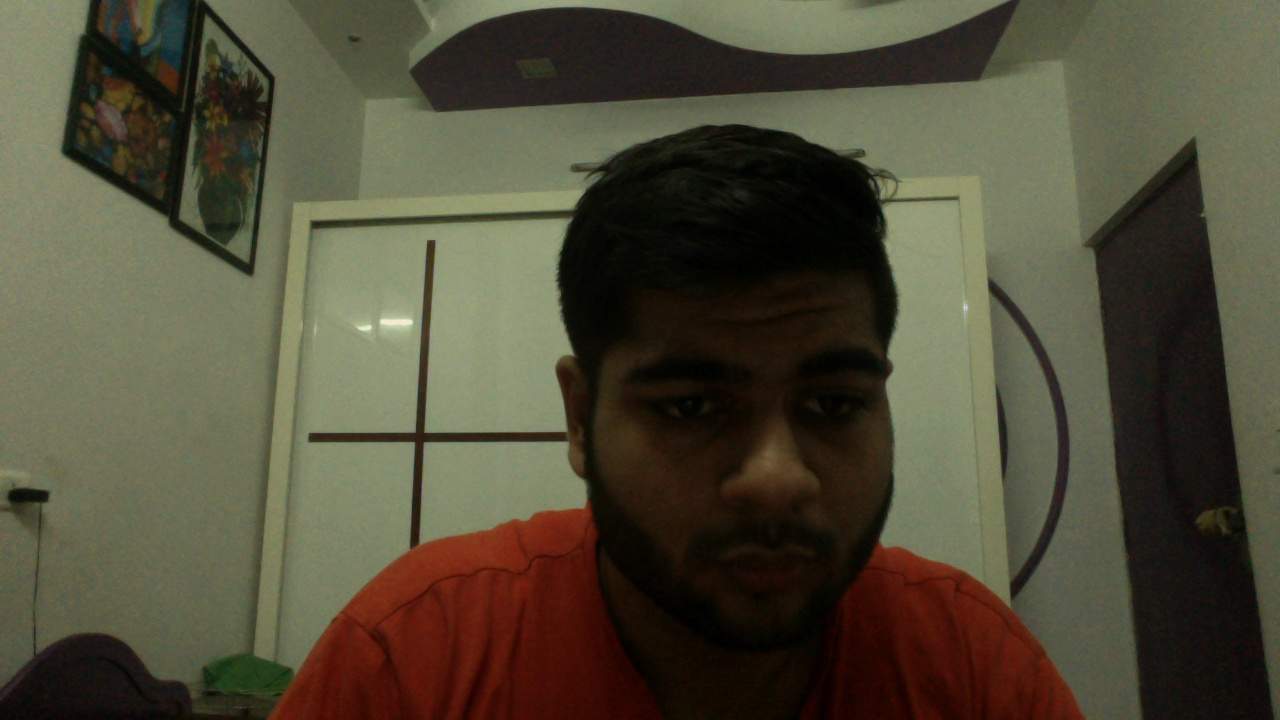
#> input picture FaceRecogFacenet/Shivang_Chopra_0002.jpg, 1280 x 720 px, given in place of the camera
$ jupyter execute --allow-errors FacePredictSVM.ipynb   (Python 2 division)
#> lines starting #> are read from the running program, lines starting #| are printed output that depends on the picture
#> further down, frame is the input picture: shape (720, 1280, 3); mean B, G, R 56.6, 75.7, 80.3
#> `gray = cv2.cvtColor(frame,cv2.COLOR_BGR2GRAY)`:
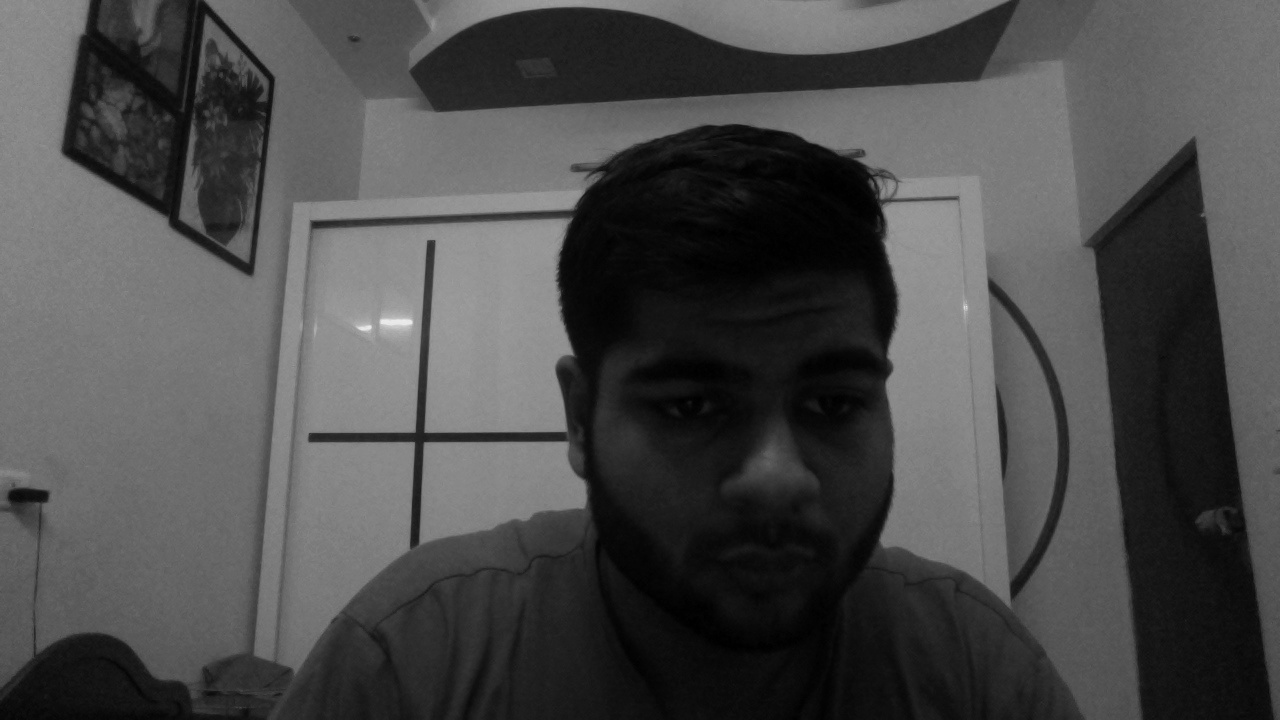
#> gray: shape (720, 1280); min 0, max 237, mean 74.9
#> `faces = face_cascade.detectMultiScale(gray, 1.3, 5)`: faces = [[556, 250, 404, 404]]
[cell 1]
import cv2
import os
import numpy as np
from sklearn.svm import SVC
from sklearn.neighbors import KNeighborsClassifier

[cell 2]
names = {
    0 : 'bhumika',
    1 : 'shivang',
    2 : 'suransh'
}

[cell 3]
face_data = []
labels = []
class_id = 0
dataset_path = './data/'
face_cascade = cv2.CascadeClassifier('./haarcascade_frontalface_alt.xml')

#> (a cell that did not finish here is left out)

[cell 5]
clf = SVC()
#> (the rest of this cell did not finish here and is left out)

#> (a cell that did not finish here is left out)

[cell 7]
cap = cv2.VideoCapture(0)
#> (the rest of this cell did not finish here and is left out)


$ run again, on FaceRecogFacenet/Surii_Chopra_0001.jpg
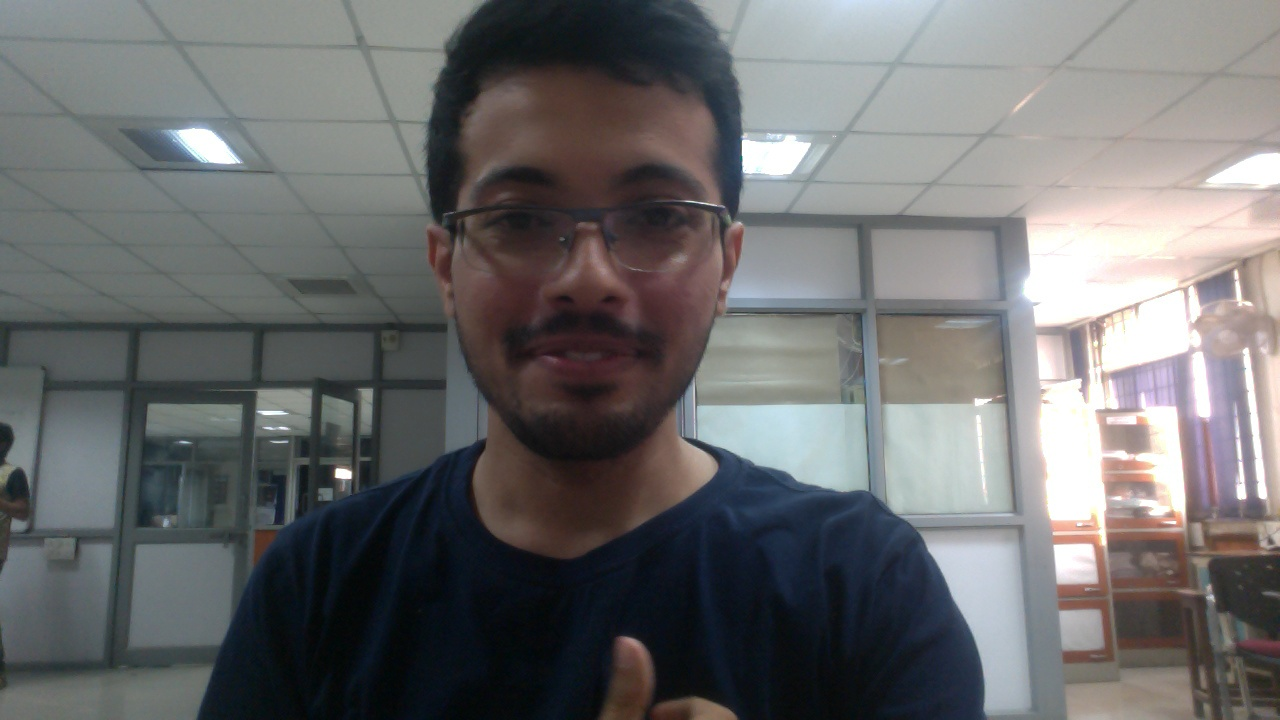
#> input picture FaceRecogFacenet/Surii_Chopra_0001.jpg, 1280 x 720 px, given in place of the camera
#> frame is the input picture: shape (720, 1280, 3); mean B, G, R 109.1, 108.5, 108.2
#> `gray = cv2.cvtColor(frame,cv2.COLOR_BGR2GRAY)`:
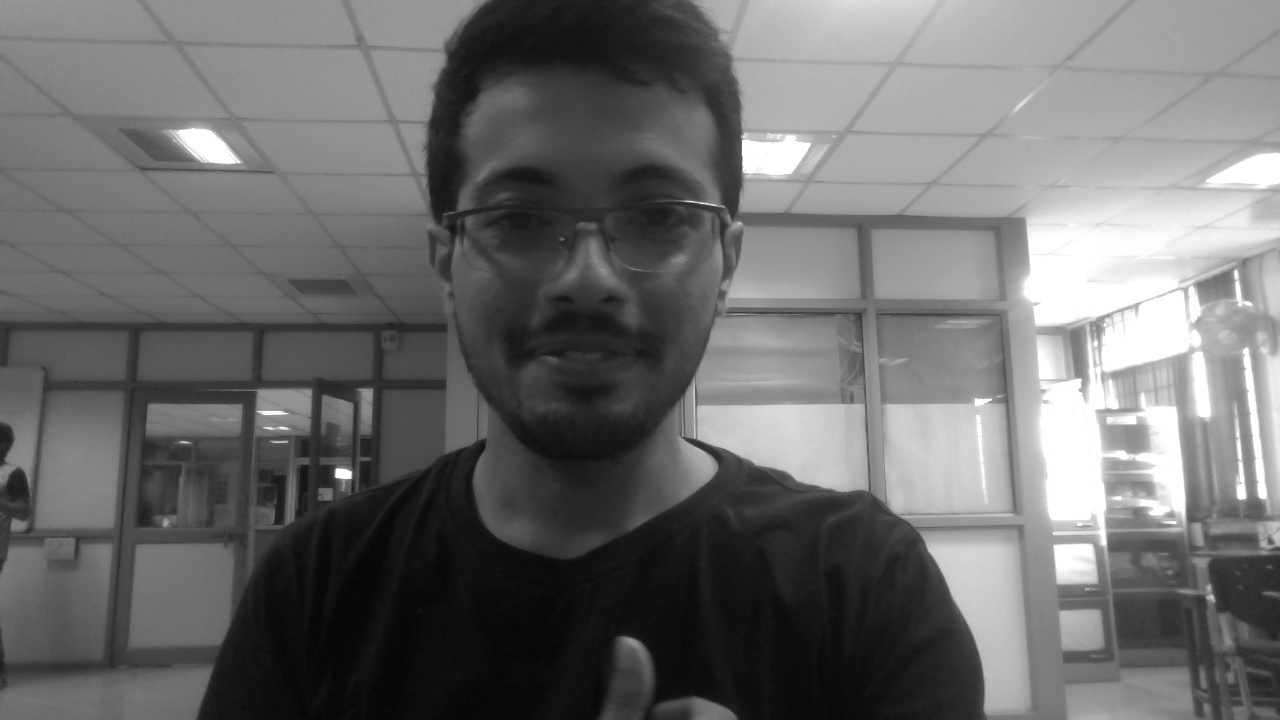
#> gray: shape (720, 1280); min 4, max 255, mean 108.5
#> faces = [[408, 80, 346, 346]]
